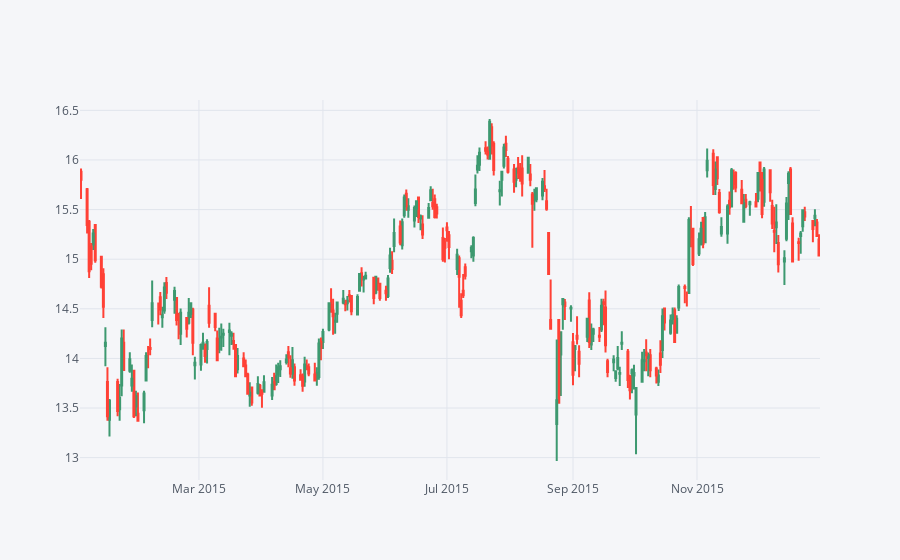

Notebook source saved alongside this figure:
### Markdown cell above
** Use .iplot(kind='candle) to create a candle plot of Bank of America's stock from Jan 1st 2015 to Jan 1st 2016.**

### Code cell
BAC[['Open', 'High', 'Low', 'Close']].loc['2016-01-01':'2015-01-01'].iplot(kind='candle')

### Figure 1 — Plotly figure (JSON) as saved in the notebook; plotly's stock layout.template omitted (floating-point values rounded to 4 significant figures; data arrays with more than 128 entries replaced by an {"elided": "..."} marker saying what was removed)
{"data": [{"close": {"elided": "252 float values"}, "high": {"elided": "252 float values"}, "low": {"elided": "252 float values"}, "open": {"elided": "252 float values"}, "showlegend": false, "type": "candlestick", "x": {"elided": "252 str values"}, "yaxis": "y2"}], "layout": {"legend": {"bgcolor": "#F5F6F9", "font": {"color": "#4D5663"}}, "paper_bgcolor": "#F5F6F9", "plot_bgcolor": "#F5F6F9", "title": {"font": {"color": "#4D5663"}}, "xaxis": {"gridcolor": "#E1E5ED", "rangeslider": {"visible": false}, "showgrid": true, "tickfont": {"color": "#4D5663"}, "title": {"font": {"color": "#4D5663"}, "text": ""}, "zerolinecolor": "#E1E5ED"}, "yaxis": {"gridcolor": "#E1E5ED", "showgrid": true, "showticklabels": false, "tickfont": {"color": "#4D5663"}, "title": {"font": {"color": "#4D5663"}, "text": ""}, "zerolinecolor": "#E1E5ED"}, "yaxis2": {"gridcolor": "#E1E5ED", "showgrid": true, "tickfont": {"color": "#4D5663"}, "title": {"font": {"color": "#4D5663"}, "text": ""}, "zerolinecolor": "#E1E5ED"}}}
